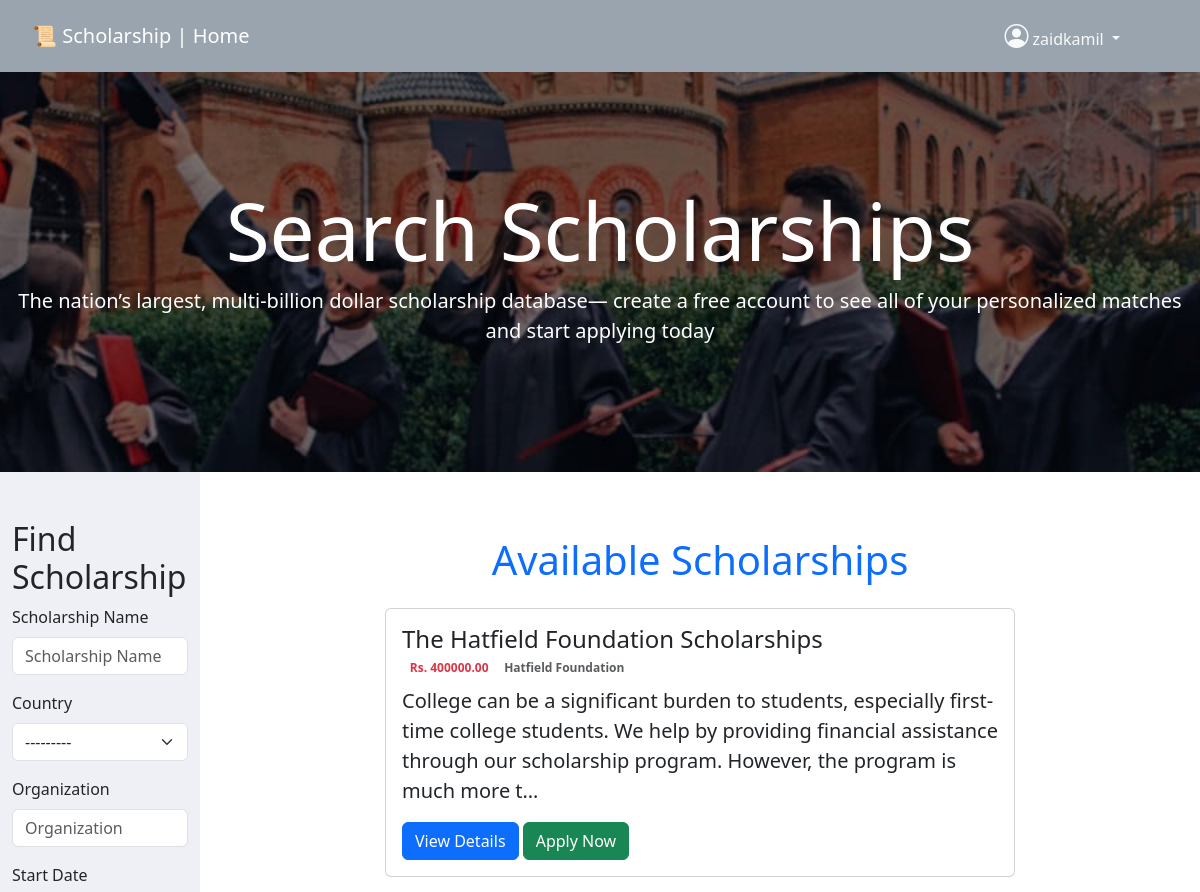
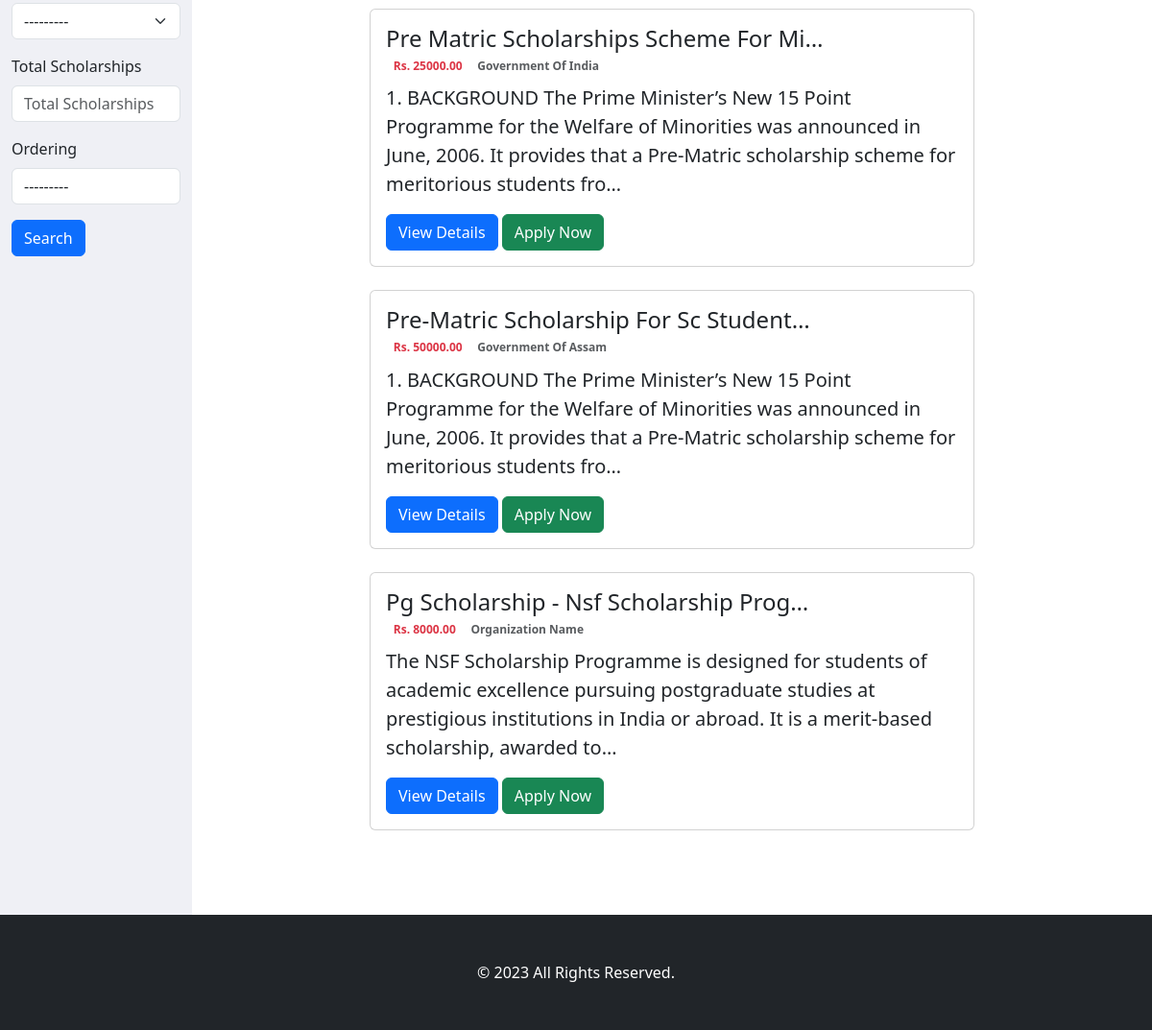
Screenshot of / (signed in) with the database file from the repository (2 pictures, top to bottom).
### scholarship/models.py (models this page shows, shortened)
class Scholarship(models.Model):
    name = models.CharField(max_length=255, help_text='Name of the scholarship')
    country = models.CharField(max_length=255, choices=COUNTRIES.items(), help_text='Country of the scholarship')
    amount = models.CharField(max_length=255, help_text='Amount of the scholarship', default='$100')
    description = models.TextField(help_text='Description of the scholarship')
    eligibility = models.TextField(help_text='Eligibility criteria for the scholarship')
    acceptance_start_date = models.DateField(help_text='Start date to apply for the scholarship', default=timezone.now)
    winner_announcement_date = models.DateField(help_text='Date when the winner will be announced',
                                                default=timezone.now() + timezone.timedelta(days=15))
    quantity = models.IntegerField(help_text='Number of scholarships available', default=1)
    last_date = models.DateField(help_text='Last date to apply for the scholarship',
                                 default=timezone.now() + timezone.timedelta(days=30))
    link = models.URLField(help_text='Link to the scholarship page')
    organization = models.CharField(max_length=255, help_text='Organization providing the scholarship',
                                    default='Organization Name')
    image = OptimizedImageField(upload_to='scholarship_pics',
                                blank=True,
                                null=True,
                                optimized_image_resize_method='cover',
                                optimized_image_output_size=(512, 512))
    def amt_indian(self):
        if '$' in self.amount:
            return int(self.amount.split('$')[1]) * 80
        elif '€' in self.amount:
            return int(self.amount.split('€')[1]) * 100
        elif '£' in self.amount:
            return int(self.amount.split('£')[1]) * 120
        else:
            return self.amount
    class Meta:
        verbose_name_plural = 'Scholarships'

### scholarship/views.py (the view)
# urls.py: path('', views.index, name='index'),
def index(request):
    f = ScholarshipFilter(request.GET, queryset=Scholarship.objects.all())
    ctx = {
        'title': f'{title} | Home',
        'filter': f
    }
    return render(request, 'scholarship/index.html', ctx)

### templates/scholarship/index.html (shortened to what this page needs)
{% extends 'layout/base.html' %}
{% load django_bootstrap5 %}
{% load static %}
{% block content %}
    <section class="container-fluid hero">
        <div class="row">
            <div class="col-md-12 p-0">
                <div class="content text-center">
                    <h1 class="display-1 ">Search Scholarships</h1>
                    <p class="lead leading-snug">The nation’s largest, multi-billion dollar
                        scholarship database— create a free account to see all of
                        your personalized matches and start applying today
                    </p>
                </div>
            </div>
        </div>
    </section>
    <section class="container-fluid">
        <div class="row">
            <aside class="col-lg-2 col-md-4 py-5">
                <h2>Find Scholarship</h2>
                <form method="GET" autocomplete="off">
                    {% bootstrap_form filter.form %}
                    {% if user.is_authenticated %}
                        <button type="submit" class="btn btn-primary">Search</button>
                    {% else %}
                        <a class="btn btn-primary" href="{% url 'login' %}">Search</a>
                    {% endif %}
                </form>
            </aside>
            <div class="col-lg-10 col-md-8">
                <div class="container-fluid p-3 ">
                    <div class="row p-5">
                        <h1 class=" text-center text-primary mb-4">
                            Available Scholarships
                        </h1>
                        {% for item in filter.qs %}
                            <div class="col-lg-9 col-md-12 mx-md-auto mb-4">
                                <div class="card">
                                    <div class="card-body">
                                        <h4 class="card-title">
                                            <a class="nav-link" href="{% url 'view_scholarship' item.id %}"
                                               title="{{ item.name|title }}">
                                                {{ item.name|title|truncatechars:38 }}
                                            </a>
                                        </h4>
                                        <div class="details d-flex">
                                            <h6 class="card-subtitle mb-2 text-danger badge ">
                                                Rs. {{ item.amt_indian|floatformat:2 }}
                                            </h6>
                                            <h6 class="card-subtitle mb-2 text-muted badge ">
                                                {{ item.organization|title }}
                                            </h6>
                                        </div>
                                        <p class="card-text lead">{{ item.description|truncatechars:200 }}</p>
                                        <p class="card-text">
                                            <a class="btn btn-primary" href="{% url 'view_scholarship' item.id %}">
                                                View Details
                                            </a>
                                            {% if user.is_authenticated %}
                                                <a class="btn btn-success" href="{{ item.link }}">
                                                    Apply Now
                                                </a>
                                            {% else %}
                                                <a class="btn btn-success" href="{% url 'login' %}">
                                                    Apply Now
                                                </a>
                                            {% endif %}
                                        </p>
                                    </div>
                                </div>
                            </div>
                        {% endfor %}
                    </div>
                </div>
            </div>
        </div>
    </section>
{% endblock %}

### templates/partials/navbar.html (shortened to what this page needs)
<nav class="navbar navbar-expand-lg navbar-dark bg-dark p-3">
    <div class="container-fluid px-3">
        <a class="navbar-brand" href="/">
            {{ title }}
        </a>
        <div class="collapse navbar-collapse" id="topbarId">
            <ul class="navbar-nav ms-auto mt-2 mt-lg-0">
                {% if user.is_authenticated %}
                    <div class="dropdown text-start ">
                        <a href="#" class="d-block link-light text-decoration-none dropdown-toggle px-5"
                           data-bs-toggle="dropdown" aria-expanded="false">
                            <i class="bi bi-person-circle h4"></i>
                            <span class="">{{ user.username }}</span>
                        </a>
                    </div>
                {% else %}
                    <li class="nav-item shadow-sm rounded-2 bg-red px-2">
                        <a class="nav-link text-white" href="{% url 'login' %}" title="Sign-In">
                            <i class="bi bi-person-check me-3"></i> Sign-In
                        </a>
                    </li>
                {% endif %}
            </ul>
        </div>
    </div>
</nav>

### templates/layout/base.html (style rules this page uses)
.navbar { background-color: #9aa4af !important; }
.wrapper { min-height: 100vh; display: grid; grid-template-rows: auto 1fr auto; }

### rows the page displays
Scholarship: name "The Hatfield Foundation Scholarships", amt_indian "400000.00", organization "Hatfield Foundation", description "College can be a significant burden to students, especially first-time college students. We help by providing financial assistance through our scholarship program. However, the program is much more t…"
Scholarship: name "Pre Matric Scholarships Scheme For Mi…", amt_indian "25000.00", organization "Government Of India", description "1. BACKGROUND The Prime Minister’s New 15 Point Programme for the Welfare of Minorities was announced in June, 2006. It provides that a Pre-Matric scholarship scheme for meritorious students fro…"
Scholarship: name "Pre-Matric Scholarship For Sc Student…", amt_indian "50000.00", organization "Government Of Assam", description "1. BACKGROUND The Prime Minister’s New 15 Point Programme for the Welfare of Minorities was announced in June, 2006. It provides that a Pre-Matric scholarship scheme for meritorious students fro…"
Scholarship: name "Pg Scholarship - Nsf Scholarship Prog…", amt_indian "8000.00", organization "Organization Name", description "The NSF Scholarship Programme is designed for students of academic excellence pursuing postgraduate studies at prestigious institutions in India or abroad. It is a merit-based scholarship, awarded to…"

### other values shown
{{ title }} "📜 Scholarship | Home"
{{ user.username }} "zaidkamil"
